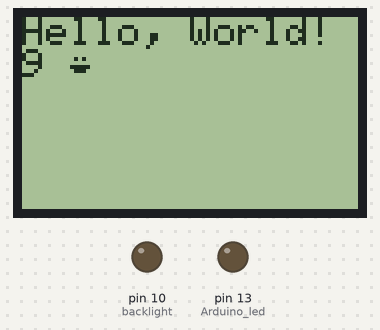
The sketch below on a simulated Arduino Uno, built with avr-gcc and run on an emulated ATmega328P. On the bench: 84×48 one-colour display, output pins drawn as LEDs (lit = HIGH).

Above: at 0.4 s.
At 5.02 s:
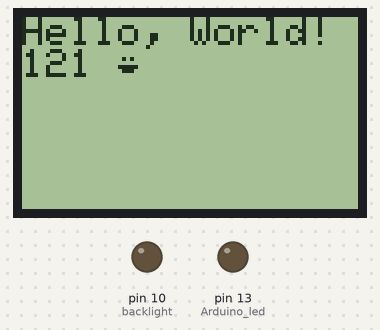
At 9.65 s:
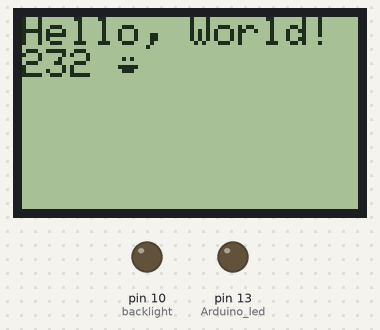
At 19.04 s:
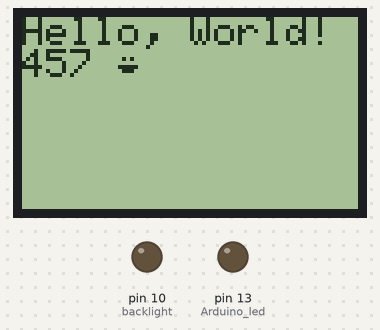
At 28.31 s:
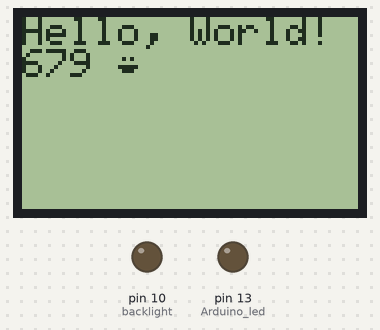
At 37.6 s:
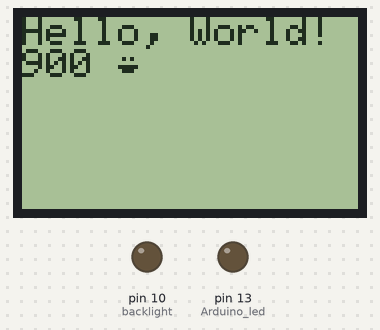

The sketch:

Test_Nokia_LCD.ino
```cpp
#include <Adafruit_GFX.h>

#include <PCD8544.h>

/*
 * PCD8544 - Interface with Philips PCD8544 (or compatible) LCDs.
 *
 * Copyright (c) 2010 Carlos Rodrigues <cefrodrigues@gmail.com>
 *
 * Permission is hereby granted, free of charge, to any person obtaining a copy
 * of this software and associated documentation files (the "Software"), to deal
 * in the Software without restriction, including without limitation the rights
 * to use, copy, modify, merge, publish, distribute, sublicense, and/or sell
 * copies of the Software, and to permit persons to whom the Software is
 * furnished to do so, subject to the following conditions:
 *
 * The above copyright notice and this permission notice shall be included in
 * all copies or substantial portions of the Software.
 *
 * THE SOFTWARE IS PROVIDED "AS IS", WITHOUT WARRANTY OF ANY KIND, EXPRESS OR
 * IMPLIED, INCLUDING BUT NOT LIMITED TO THE WARRANTIES OF MERCHANTABILITY,
 * FITNESS FOR A PARTICULAR PURPOSE AND NONINFRINGEMENT. IN NO EVENT SHALL THE
 * AUTHORS OR COPYRIGHT HOLDERS BE LIABLE FOR ANY CLAIM, DAMAGES OR OTHER
 * LIABILITY, WHETHER IN AN ACTION OF CONTRACT, TORT OR OTHERWISE, ARISING FROM,
 * OUT OF OR IN CONNECTION WITH THE SOFTWARE OR THE USE OR OTHER DEALINGS IN
 * THE SOFTWARE.
 */

/*
 * To use this sketch, connect the eight pins from your LCD like thus:
 *
 * Pin 1 -> +3.3V (rightmost, when facing the display head-on)
 * Pin 2 -> Arduino digital pin 3
 * Pin 3 -> Arduino digital pin 4
 * Pin 4 -> Arduino digital pin 5
 * Pin 5 -> Arduino digital pin 7
 * Pin 6 -> Ground
 * Pin 7 -> 10uF capacitor -> Ground
 * Pin 8 -> Arduino digital pin 6
 *
 * Since these LCDs are +3.3V devices, you have to add extra components to
 * connect it to the digital pins of the Arduino (not necessary if you are
 * using a 3.3V variant of the Arduino, such as Sparkfun's Arduino Pro).
 */


#include <PCD8544.h>
//FM #include "Waveforms.h"
#include "arduino.h"


// A custom glyph (a smiley)...
static const byte glyph[] = { B00010000, B00110100, B00110000, B00110100, B00010000 };
int Arduino_led = 13;      //Digital pin

//NOKIA 5110 LCD module with PCD8544 chip set
static PCD8544 lcd;
int backlight = 10;    // Digital pin 11 control backlight from LCD, using 8bit PWM for bright control
int brightness = 0;    // how bright the LED is [0 254]
int fadeAmount = 5;    // how many points to fade the LED by


void setup() {
  pinMode(backlight, OUTPUT);

  pinMode(Arduino_led, OUTPUT);
  // PCD8544-compatible displays may have a different resolution...
  lcd.begin(84, 48);

  // Add the smiley to position "0" of the ASCII table...
  lcd.createChar(0, glyph);
}


void loop() {
  // Just to show the program is alive...
  static int counter = 0;

  /*digitalWrite(Arduino_led, HIGH);
  delay(1000);
  digitalWrite(Arduino_led, LOW);
  */
  // Write a piece of text on the first line...
  lcd.setCursor(0, 0);
  lcd.print("Hello, World!");

  // Write the counter on the second line...
  lcd.setCursor(0, 1);
  lcd.print(counter, DEC);
  lcd.write(' ');
  lcd.write(0);  // write the smiley

digitalWrite(Arduino_led, LOW);
/*
  // Set PWM value on for backlight.
  analogWrite(backlight, brightness);
  // change the brightness for next time through the loop:
  brightness = brightness + fadeAmount;
  // reverse the direction of the fading at the ends of the fade:
  if (brightness == 0 || brightness == 255) {
    fadeAmount = -fadeAmount ;
  }
*/
  // Delay in each cycle
  delay(30);
  counter++;
}


/* EOF - HelloWorld.ino */
```
